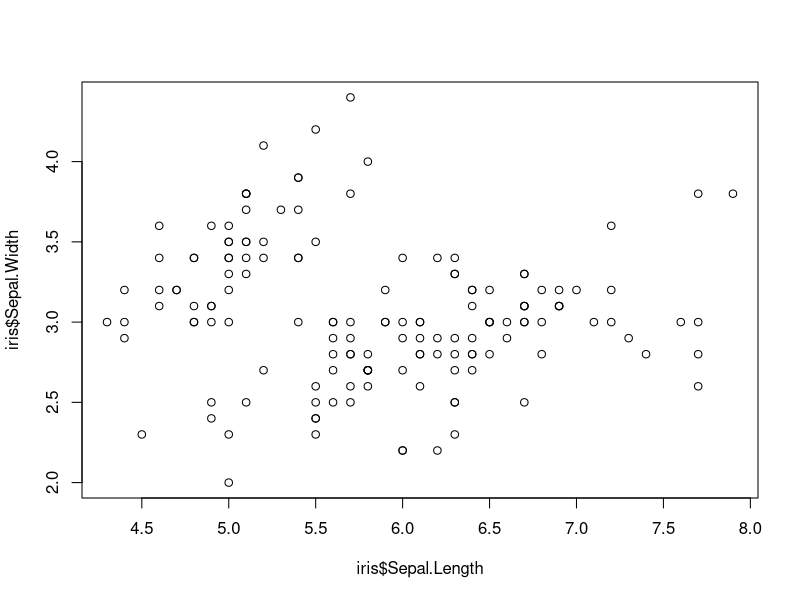
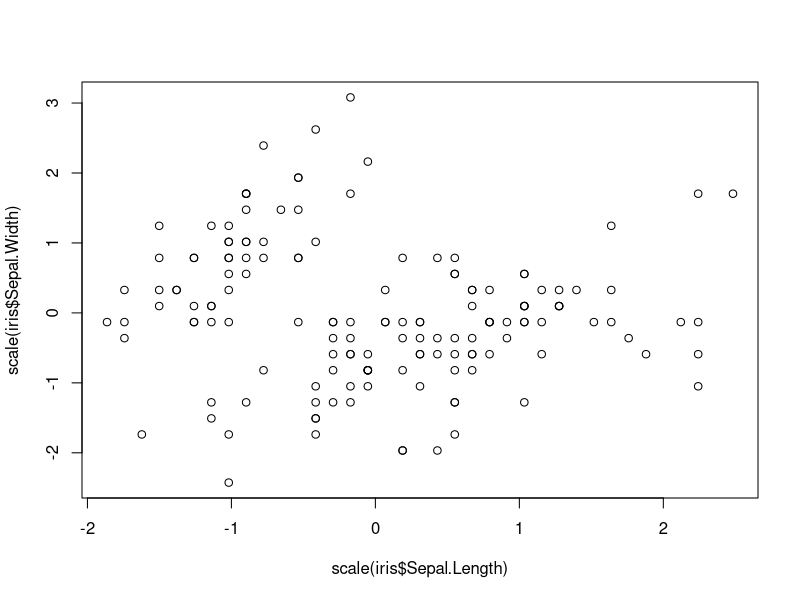
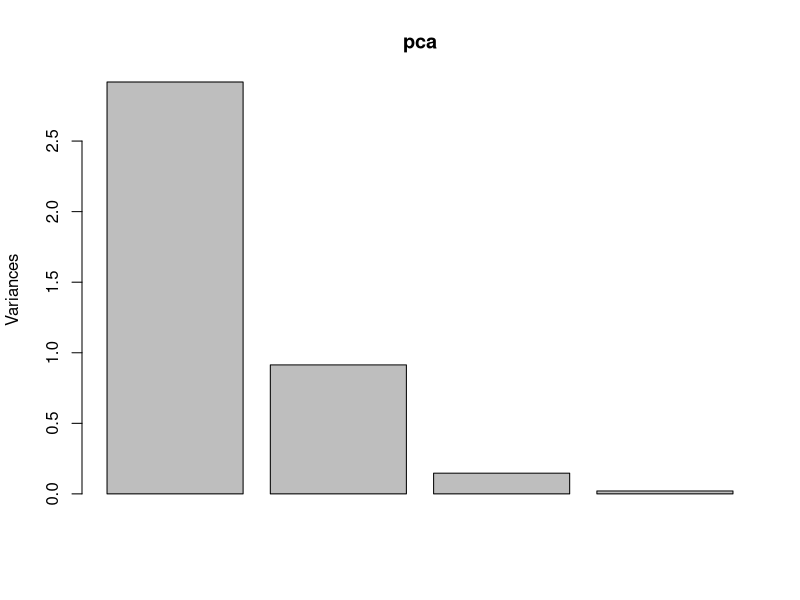
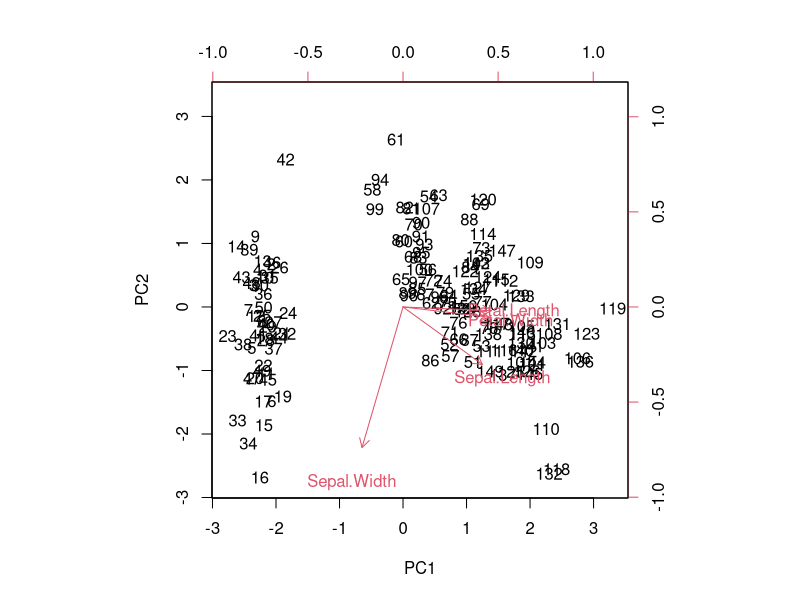

R code for these plots, in order: (Note: this script raises an error after producing the figures.)
pca <- prcomp(iris[,-5], scale = TRUE) # The scale argument allows us to scale the values of the different components so that they can be compared to each other even if the units they have are different

# When we center the data it means that we reorder it so that the mean is 0. When we scale, we divide by the sdev so that each unit is a sdev change.

plot(iris$Sepal.Length, iris$Sepal.Width)
plot(scale(iris$Sepal.Length), scale(iris$Sepal.Width))

# We can see that the relationship between the data does not change, but we do get rid off of the units so they do not matter anymore

pca <- prcomp(iris[,-5], scale = TRUE) 
pca

# The output shows a section for sdev and another section for rotation

# First let's focus on rotation. We can see that we have 4 PCs (ordered by how much they contribute to the variability observed in the data). Below each one of them we can see a value for each variable that we entered. These are called the Eigen vectors. They correspond to the values by which the original variable is multiplied to calculate the PC for each particular observation. 

summary(pca)

# Standard deviation is the sdev of the data along a single PC (measures the variability across each PC)

# Proportion of variance is the proportion of all the variability in the original data that is explained by the PC (i.e.: 73% of the variability observed in the data is due to PC1)

# Cumulative proportion accumulates the values of the proportion of variance (i.e.: if we take only PC1 we account for the 73% of the variability, but if we take PC1 and PC2 we can study 95% of this variability)

plot(pca, type = 'b') # Creates a scree plot that helps us visualize the variance for each PC

# We can also use another function called biplot() in order to analyze each of the components and their respective contribution to PC1 & PC2

biplot(pca, scale = 0)

# The red arrows represent the Eigen vectors for each variable. In this example, if an observation has a high value for PC1 it will have a lower value for Seal.Width and higher values for the other variables. Alternatively, if an observation has a higher value for PC2 it will have lower value for Sepal.Width, slightly higher value for Sepal.Length but basically no difference between the other two variables.

# Now we are going to extract the values for PC1 and PC2, convert them into a data.frame and use ggplot2 to create a more aesthetical plot.

# Note that the values for the PCs are stored in x within pca, so in order to extract them:

pca_df <- data.frame(pca$x[,1], pca$x[,2])
colnames(pca_df) <- c('PC1', 'PC2')
iris2 <- data.frame(iris, pca_df)

ggplot(iris2, aes(PC1, PC2, col = Species, fill = Species)) +
    geom_point(shape = 21, col = 'black') +
  stat_ellipse(geom = 'polygon', col = 'black', alpha = 0.5) +
  scale_fill_manual(values = c('pink', 'orange', 'purple'))

# We can also try an look at the correlation that exists btw the original variables and the PCs (to look if a PC changes if one variable goes up or down). We do this by use cor()

cor(iris[, -5], iris2[, c('PC1', 'PC2')])

# The data provided is equivalent to the one obtained by interpreting the biplot() plot we did before